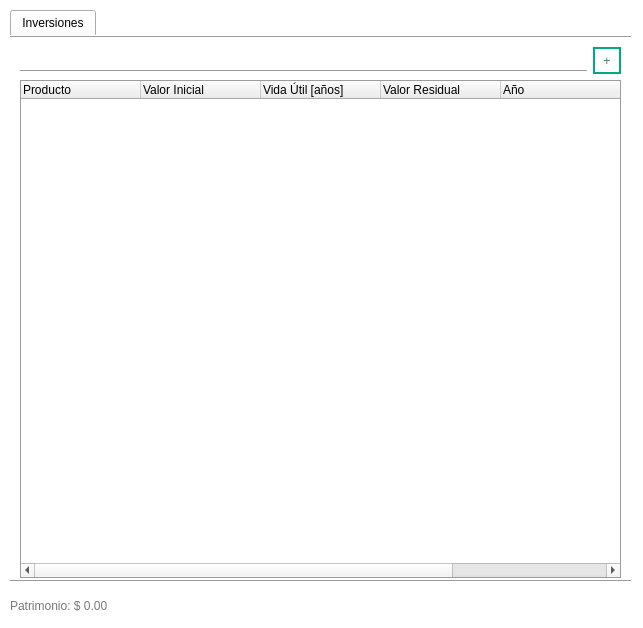
<?xml version="1.0" encoding="UTF-8"?>
<ui version="4.0">
 <class>Dialog</class>
 <widget class="QDialog" name="Dialog">
  <property name="geometry">
   <rect>
    <x>0</x>
    <y>0</y>
    <width>643</width>
    <height>628</height>
   </rect>
  </property>
  <property name="windowTitle">
   <string>Activos Fijos</string>
  </property>
  <property name="styleSheet">
   <string notr="true">QMainWindow, QDialog{
                background-color: rgb(255, 255, 255);
                }

                /**** QPushButton (enabled) ****/
                QPushButton
                {
                background-color: rgb(85, 170, 255);
                font: 10pt;
                color: rgb(255, 255, 255);
                padding: 4px 8px;
                border: 2px solid rgb(85, 170, 255);
                border-radius: 8px;
                padding: 5px;
                }

                QPushButton:hover
                {
                background-color: rgb(0, 121, 182);
                border: 2px solid rgb(66, 133, 199);
                }

                QPushButton:pressed
                {
                border:3px solid rgb(66, 133, 199);
                padding: -1px 1px 1px 1px;
                }

                /******* QLabel ***********/
                QLabel{
                color: rgb(120, 120, 120)
                }
                labelHab1:hover{
                color: rgb(120, 0, 0)
                }

                /*******QLineEdit************/
                QTextEdit {
                font: 10pt;
                color: rgb(120, 120, 120);
                border: 1px solid rgb(156, 156, 156);
                border-radius: 0px;
                padding: 2px;
                }
                QLineEdit, QDateEdit, QDoubleSpinBox, QSpinBox{
                font: 10pt;
                color: rgb(120, 120, 120);
                border: 1px solid rgb(156, 156, 156);
                border-radius: 0px;
                padding: 2px;
                border-top: 1px white;
                border-left: 1px white;
                border-right: 1px white;
                }
                /********QComboBox*******/
                QComboBox{
                font: 10pt;
                color: rgb(120, 120, 120);
                border: 1px solid rgb(156, 156, 156);
                padding: 2px;
                selection-background-color: white;
                selection-color: rgb(120, 120, 120);
                border-top: 1px white;
                border-left: 1px white;
                border-right: 1px white;
                }
                QComboBox QAbstractItemView
                {
                background-color: white;
                color:rgb(120, 120, 120);
                padding: 4px;
                border: 1px solid rgb(156, 156, 156);
                border-top: 1px white;
                border-left: 1px white;
                border-right: 1px white;
                }

                QLineEdit:hover, QDateEdit:hover, QDoubleSpinBox:hover, QComboBox:hover
                {
                color: rgb(85, 170, 255);
                border: 1px solid rgb(85, 170, 255);
                border-top: 1px white;
                border-left: 1px white;
                border-right: 1px white;
                }

                QLineEdit:focus, QDateEdit:focus, QDoubleSpinBox:focus, QComboBox:focus
                {
                border-color: rgb(90,200,255);
                border-top: 1px white;
                border-left: 1px white;
                border-right: 1px white;
                }

                QToolTip
                {
                background-color:rgb(85, 170, 255);
                color: white;
                border: 1px solid rgb(85, 170, 255);
                opacity: 50;
                padding: 1px;
                }
                QTabWidget
                {
                background-color: transparent;
                }

                QTabWidget::pane {
                border-top: 1px solid rgb(156, 156, 156);
                border-bottom: 1px solid rgb(156, 156, 156);
                position: absolute;
                top: -0.25em;
                }
                /**** QTabWidget (disabled) ****/
                QTabWidget::pane:disabled
                {
                border-color: rgb(60,60,60);
                }

                QTabWidget::tab-bar {
                alignment: center;
                border: 1px white;
                border-radius: 5px;
                }

                QTreeView
                {
                alternate-background-color: rgb(200,200,200);
                background-color: white;
                border: 1px solid rgb(156, 156, 156);
                font: 10pt;
                color: rgb(120,120,120);
                selection-background-color:rgb(90,200,255);
                selection-color: rgb(156, 156, 156);
                }
                QListView{
                alternate-background-color: rgb(200,200,200);
                background-color: white;
                border: 1px solid rgb(255, 255, 255);
                font: 8pt;
                color: rgb(120,120,120);
                selection-background-color:rgb(90,200,255);
                selection-color: rgb(156, 156, 156);
                }
            </string>
  </property>
  <widget class="QTabWidget" name="tabWidget">
   <property name="geometry">
    <rect>
     <x>10</x>
     <y>10</y>
     <width>621</width>
     <height>571</height>
    </rect>
   </property>
   <property name="currentIndex">
    <number>0</number>
   </property>
   <widget class="QWidget" name="tab">
    <attribute name="title">
     <string>Inversiones</string>
    </attribute>
    <widget class="QWidget" name="verticalLayoutWidget">
     <property name="geometry">
      <rect>
       <x>10</x>
       <y>10</y>
       <width>601</width>
       <height>531</height>
      </rect>
     </property>
     <layout class="QVBoxLayout" name="verticalLayout">
      <item>
       <layout class="QHBoxLayout" name="horizontalLayout">
        <item>
         <widget class="QLineEdit" name="searchInversionLineEdit"/>
        </item>
        <item>
         <widget class="QPushButton" name="newInversionPushButton">
          <property name="styleSheet">
           <string notr="true">QPushButton
                                        {
                                        background-color: white;
                                        font: 10pt;
                                        color: rgb(67, 136, 101);
                                        padding: 4px 8px;
                                        border: 2px solid rgb(0, 170, 127);
                                        border-bottom-right-radius: 0px;
                                        border-bottom-left-radius: 0px;
                                        border-top-right-radius: 0px;
                                        border-top-left-radius: 0px;
                                        }

                                        :hover
                                        {
                                        background-color: rgb(0, 170, 127);
                                        color: white;
                                        border: 2px solid rgb(120, 200, 29);
                                        }

                                        :pressed
                                        {
                                        border:3px solid rgb(255, 255, 255);
                                        padding: -1px 1px 1px 1px;
                                        }
                                    </string>
          </property>
          <property name="text">
           <string>+</string>
          </property>
         </widget>
        </item>
       </layout>
      </item>
      <item>
       <widget class="QTreeWidget" name="inversionTreeWidget">
        <attribute name="headerVisible">
         <bool>true</bool>
        </attribute>
        <attribute name="headerDefaultSectionSize">
         <number>120</number>
        </attribute>
        <attribute name="headerMinimumSectionSize">
         <number>50</number>
        </attribute>
        <attribute name="headerStretchLastSection">
         <bool>false</bool>
        </attribute>
        <column>
         <property name="text">
          <string notr="true">Producto</string>
         </property>
        </column>
        <column>
         <property name="text">
          <string>Valor Inicial</string>
         </property>
        </column>
        <column>
         <property name="text">
          <string>Vida Útil [años]</string>
         </property>
        </column>
        <column>
         <property name="text">
          <string>Valor Residual</string>
         </property>
        </column>
        <column>
         <property name="text">
          <string>Año</string>
         </property>
        </column>
        <column>
         <property name="text">
          <string>Cantidad</string>
         </property>
        </column>
        <column>
         <property name="text">
          <string>Valor Actual</string>
         </property>
        </column>
       </widget>
      </item>
     </layout>
    </widget>
   </widget>
  </widget>
  <widget class="QWidget" name="horizontalLayoutWidget">
   <property name="geometry">
    <rect>
     <x>10</x>
     <y>590</y>
     <width>621</width>
     <height>31</height>
    </rect>
   </property>
   <layout class="QHBoxLayout" name="horizontalLayout_2">
    <item>
     <widget class="QLabel" name="patrimonioLabel">
      <property name="text">
       <string>Patrimonio: $ 0.00</string>
      </property>
     </widget>
    </item>
    <item>
     <spacer name="horizontalSpacer">
      <property name="orientation">
       <enum>Qt::Horizontal</enum>
      </property>
      <property name="sizeHint" stdset="0">
       <size>
        <width>40</width>
        <height>20</height>
       </size>
      </property>
     </spacer>
    </item>
   </layout>
  </widget>
 </widget>
 <resources/>
 <connections/>
</ui>
